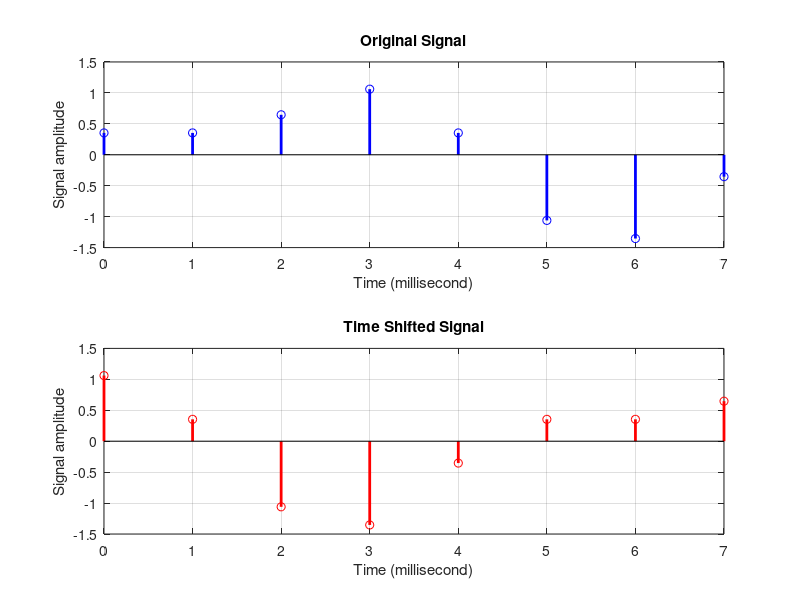

MATLAB code for this plot: (Note: this script raises an error after producing the figure.)
%% A DFT shifting theorem example (using exponential form of DFT equation)
clc;   clear;   close all;

j = sqrt(-1);
N = 8;
k = 3;            % Amount of shift in Time-domain signal  
Fs = 8e3;         % Sampling frequency 8KHz
Ts = 1/Fs;

t = 0:N+k-1;
x = sin(2*pi*1000*t*Ts)+0.5*sin(2*pi*2000*t*Ts+(3*pi/4));
n = 0:N-1;
x_original = x(1, 1:N);                 %original sequence 
x_shifted = x(1,1+k:end);            % sequence shifted by k samples

% Plot first N discrete values of signal x:
figure(1);
subplot(2,1,1)
stem(n,x_original,'bo', 'LineWidth', 2);
grid on;
xlabel('Time (millisecond)');
ylabel('Signal amplitude')
title('Original Signal');   
subplot(2,1,2)
stem(n,x_shifted,'ro', 'LineWidth', 2);
grid on;
xlabel('Time (millisecond)');
ylabel('Signal amplitude')
title('Time Shifted Signal');   

%% DFT of original sequence
[X_exp,X_mag,X_ang] = dft(x_original, N);

%% Using DFT shifting formula
X_shifted_mag = zeros(1,N);
X_shifted_ang= zeros(1,N);
for m = 0:N-1
    i = m+1;
    X_shifted_exp = exp((j*2*pi*k*m)/N)*X_exp(1,i);
    X_real = real(X_shifted_exp);
    if abs(X_real)< 1e-10
        X_real = 0;
    end
    X_imag = imag(X_shifted_exp);
    if abs(X_imag) < 1e-10
       X_imag = 0;  
    end
    X_shifted_mag(1,i) = sqrt(X_real.^2+X_imag.^2); 
    X_ang_rad= (180/3.14159)*atan(X_imag/X_real);
    X_ang_rad(isnan(X_ang_rad)) = 0;
    X_shifted_ang(1,i)= X_ang_rad;   
end

%% Plot all DFTs
figure(2)
subplot(2,2,1)
stem(n,X_mag,'ro', 'LineWidth', 2)
grid on;
title('DFT Magnitudes of Original Sequence')
xlabel('Frequency(KHz)')
ylabel('Amplitude')

subplot(2,2,2)
stem(n,X_shifted_mag,'bo', 'LineWidth', 2)
grid on;
title('DFT Magnitudes of Shifted sequene')
xlabel('Frequency(KHz)')
ylabel('Amplitude')

subplot(2,2,3)
stem(n,X_ang,'ro', 'LineWidth', 2)
grid on;
title('DFT Angle of Original Sequence')
xlabel('Frequency(KHz)')
ylabel('Degree')

subplot(2,2,4) 
stem(n,X_shifted_ang,'bo', 'LineWidth', 2)
grid on;
title('DFT Angle of Shifted sequene')
xlabel('Frequency(KHz)')
ylabel('Degree')

%% Verification of DFT Shifting Property: 
magnitude_diff  = max(abs(X_mag - X_shifted_mag));
    if magnitude_diff < 1e-10 
       disp('Shifting Property of DFT is proved');
    end
